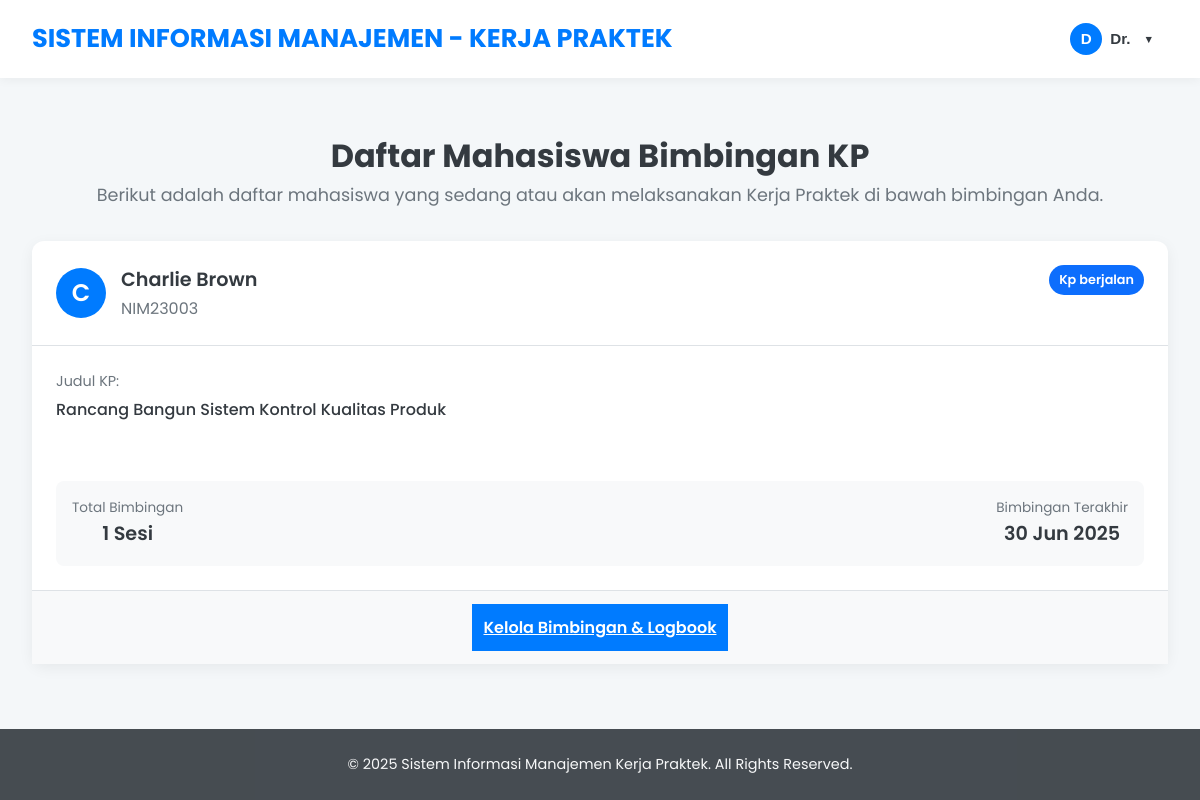
Page /dosen/bimbingan_mahasiswa_list.php (signed in) on the committed database.
### tables this page shows
CREATE TABLE `pengajuan_kp` (
  `id_pengajuan` int NOT NULL,
  `nim` varchar(15) NOT NULL,
  `id_perusahaan` int DEFAULT NULL,
  `judul_kp` varchar(255) DEFAULT NULL,
  `deskripsi_kp` text,
  `tanggal_pengajuan` date NOT NULL,
  `tanggal_mulai_rencana` date DEFAULT NULL,
  `tanggal_selesai_rencana` date DEFAULT NULL,
  `status_pengajuan` enum('draft','diajukan_mahasiswa','diverifikasi_dospem','disetujui_dospem','ditolak_dospem','menunggu_konfirmasi_perusahaan','diterima_perusahaan','ditolak_perusahaan','penentuan_dospem_kp','kp_berjalan','selesai_pelaksanaan','laporan_disetujui','selesai_dinilai','dibatalkan') DEFAULT 'draft',
  `nip_dosen_pembimbing_kp` varchar(20) DEFAULT NULL,
  `catatan_admin` text,
  `catatan_dosen` text,
  `surat_pengantar_path` varchar(255) DEFAULT NULL,
  `surat_balasan_perusahaan_path` varchar(255) DEFAULT NULL,
  `created_at` timestamp NOT NULL DEFAULT CURRENT_TIMESTAMP,
  `updated_at` timestamp NOT NULL DEFAULT CURRENT_TIMESTAMP ON UPDATE CURRENT_TIMESTAMP
);

CREATE TABLE `mahasiswa` (
  `nim` varchar(15) NOT NULL,
  `password` varchar(100) NOT NULL,
  `nama` varchar(100) NOT NULL,
  `email` varchar(100) NOT NULL,
  `no_hp` varchar(20) DEFAULT NULL,
  `prodi` varchar(50) DEFAULT NULL,
  `angkatan` int DEFAULT NULL,
  `ipk` decimal(3,2) DEFAULT '0.00',
  `sks_lulus` int DEFAULT '0',
  `status_akun` enum('pending_verification','active','suspended') DEFAULT 'pending_verification',
  `created_at` timestamp NOT NULL DEFAULT CURRENT_TIMESTAMP,
  `updated_at` timestamp NOT NULL DEFAULT CURRENT_TIMESTAMP ON UPDATE CURRENT_TIMESTAMP
);

### dosen/bimbingan_mahasiswa_list.php (the view, shortened to what this page needs)
<?php
$nip_dosen_login = $_SESSION['user_id'];
require_once '../config/db_connect.php';
$list_mahasiswa_bimbingan = [];
$error_db = '';
if ($conn && ($conn instanceof mysqli)) {
    $status_kp_aktif = ['kp_berjalan', 'selesai_pelaksanaan', 'disetujui_dospem', 'diterima_perusahaan'];
    $status_placeholders = implode(',', array_fill(0, count($status_kp_aktif), '?'));
    $sql = "SELECT
                m.nim,
                m.nama AS nama_mahasiswa,
                pk.id_pengajuan,
                pk.judul_kp,
                pk.status_pengajuan,
                (SELECT COUNT(*) FROM bimbingan_kp bk WHERE bk.id_pengajuan = pk.id_pengajuan) AS jumlah_sesi_bimbingan,
                (SELECT MAX(bk_last.tanggal_bimbingan) FROM bimbingan_kp bk_last WHERE bk_last.id_pengajuan = pk.id_pengajuan) AS bimbingan_terakhir
            FROM pengajuan_kp pk
            JOIN mahasiswa m ON pk.nim = m.nim
            WHERE pk.nip_dosen_pembimbing_kp = ?
              AND pk.status_pengajuan IN ($status_placeholders)
            ORDER BY m.nama ASC, pk.id_pengajuan DESC";
    $stmt = $conn->prepare($sql);
    if ($stmt) {
        $types = 's' . str_repeat('s', count($status_kp_aktif));
        $params = array_merge([$nip_dosen_login], $status_kp_aktif);
        $stmt->bind_param($types, ...$params);
        $stmt->execute();
        $result = $stmt->get_result();
        if ($result->num_rows > 0) {
            while ($row = $result->fetch_assoc()) {
                $list_mahasiswa_bimbingan[] = $row;
            }
        }
    } else {
        $error_db = "Gagal menyiapkan query: " . $conn->error;
    }
} else {
    $error_db = "Koneksi database gagal.";
}
$page_title = "Daftar Mahasiswa Bimbingan KP";
require_once '../includes/header.php';
?>
<div class="main-content-full">
    <div class="list-container">
        <div class="list-header">
            <h1><?php echo htmlspecialchars($page_title); ?></h1>
            <p>Berikut adalah daftar mahasiswa yang sedang atau akan melaksanakan Kerja Praktek di bawah bimbingan Anda.</p>
        </div>
        <?php if (empty($list_mahasiswa_bimbingan) && empty($error_db)): ?>
            <div class="message info">
                <p>Saat ini tidak ada mahasiswa aktif yang menjadi bimbingan Anda untuk Kerja Praktek.</p>
            </div>
        <?php elseif (!empty($list_mahasiswa_bimbingan)): ?>
            <div class="card-grid">
                <?php foreach ($list_mahasiswa_bimbingan as $mhs_kp): ?>
                    <div class="bimbingan-card">
                        <div class="card-header">
                            <div class="mahasiswa-info">
                                <div class="mahasiswa-avatar"><?php echo strtoupper(substr($mhs_kp['nama_mahasiswa'], 0, 1)); ?></div>
                                <div>
                                    <h4 class="mahasiswa-nama"><?php echo htmlspecialchars($mhs_kp['nama_mahasiswa']); ?></h4>
                                    <p class="mahasiswa-nim"><?php echo htmlspecialchars($mhs_kp['nim']); ?></p>
                                </div>
                            </div>
                            <span class="status-badge status-<?php echo strtolower(str_replace([' ', '_'], '-', $mhs_kp['status_pengajuan'])); ?>">
                                <?php echo htmlspecialchars(ucfirst(str_replace('_', ' ', $mhs_kp['status_pengajuan']))); ?>
                            </span>
                        </div>
                        <div class="card-body">
                            <p class="judul-kp-title">Judul KP:</p>
                            <p class="judul-kp-text"><?php echo htmlspecialchars($mhs_kp['judul_kp']); ?></p>
                            <div class="bimbingan-stats">
                                <div>
                                    <span>Total Bimbingan</span>
                                    <strong><?php echo $mhs_kp['jumlah_sesi_bimbingan']; ?> Sesi</strong>
                                </div>
                                <div>
                                    <span>Bimbingan Terakhir</span>
                                    <strong><?php echo $mhs_kp['bimbingan_terakhir'] ? date("d M Y", strtotime($mhs_kp['bimbingan_terakhir'])) : 'Belum Ada'; ?></strong>
                                </div>
                            </div>
                        </div>
                        <div class="card-footer">
                            <a href="bimbingan_kelola.php?id_pengajuan=<?php echo $mhs_kp['id_pengajuan']; ?>" class="btn btn-primary">
                                Kelola Bimbingan & Logbook
                            </a>
                        </div>
                    </div>
                <?php endforeach; ?>
            </div>
        <?php endif; ?>
    </div>
</div>
<?php
require_once '../includes/footer.php';
?>

### includes/header.php (style rules this page uses)
:root { --primary-color: #007BFF; --primary-hover: #0056b3; --secondary-color: #6c757d; --dark-color: #343a40; --light-color: #f8f9fa; --background-color: #f4f7f9; --text-color: #333; --border-color: #dee2e6; --card-shadow: 0 4px 15px rgba(0,0,0,0.06); --border-radius: 12px; }
* { box-sizing: border-box; }
body, h1, h2, h3, h4, h5, h6, p, ul, ol { margin: 0; padding: 0; }
body { font-family: 'Poppins', sans-serif; line-height: 1.6; background-color: var(--background-color); color: var(--text-color); display: flex; flex-direction: column; min-height: 100vh; }

### dosen/bimbingan_mahasiswa_list.php (style rules this page uses)
.list-container { max-width: 1400px; margin: 20px auto; padding: 2rem; }
.list-header { margin-bottom: 2rem; text-align: center; }
.list-header h1 { font-weight: 700; color: var(--dark-color); }
.list-header p { font-size: 1.1em; color: var(--secondary-color); }
.card-grid { display: grid; grid-template-columns: repeat(auto-fit, minmax(350px, 1fr)); gap: 1.5rem; }
.bimbingan-card { background-color: #fff; border-radius: var(--border-radius); box-shadow: var(--card-shadow); display: flex; flex-direction: column; transition: transform 0.3s ease, box-shadow 0.3s ease; }
.bimbingan-card .card-header { display: flex; justify-content: space-between; align-items: flex-start; padding: 1.5rem; border-bottom: 1px solid var(--border-color); }
.mahasiswa-info { display: flex; align-items: center; gap: 15px; }
.mahasiswa-avatar { width: 50px; height: 50px; border-radius: 50%; background-color: var(--primary-color); color: white; display: inline-flex; align-items: center; justify-content: center; font-size: 1.5em; font-weight: 600; }
.mahasiswa-nama { margin: 0; font-size: 1.2em; font-weight: 600; color: var(--dark-color); }
.mahasiswa-nim { margin: 0; color: var(--secondary-color); }
.bimbingan-card .card-body { padding: 1.5rem; flex-grow: 1; }
.judul-kp-title { font-size: 0.9em; color: var(--secondary-color); margin-bottom: 0.25rem; }
.judul-kp-text { font-weight: 500; color: var(--dark-color); margin-bottom: 1.5rem; min-height: 60px; }
.bimbingan-stats { display: flex; justify-content: space-between; background-color: #f8f9fa; padding: 1rem; border-radius: 8px; }
.bimbingan-stats > div { text-align: center; }
.bimbingan-stats span { display: block; font-size: 0.85em; color: var(--secondary-color); }
.bimbingan-stats strong { display: block; font-size: 1.2em; color: var(--dark-color); font-weight: 600; }
.bimbingan-card .card-footer { padding: 1.5rem; background-color: #f8f9fa; text-align: center; border-top: 1px solid var(--border-color); }
.btn-primary { background-color: var(--primary-color); color: white; border: none; width: 100%; padding: 12px; font-weight: 600; }
.status-badge { padding: 5px 10px; border-radius: 20px; font-size: 0.8em; font-weight: 600; color: #fff; }
.status-kp-berjalan { background-color: #0d6efd; }

### rows in the picture
pengajuan_kp: nim.nama "C", nim.nama "Charlie Brown", nim.nim "NIM23003", status_pengajuan "Kp berjalan", judul_kp "Rancang Bangun Sistem Kontrol Kualitas Produk", jumlah_sesi_bimbingan "1", bimbingan_terakhir "30 Jun 2025"

### other values in the picture
substr($user_nama, 0, 1) "D"
explode(' ', $user_nama)[0] "Dr."
$page_title "Daftar Mahasiswa Bimbingan KP"
